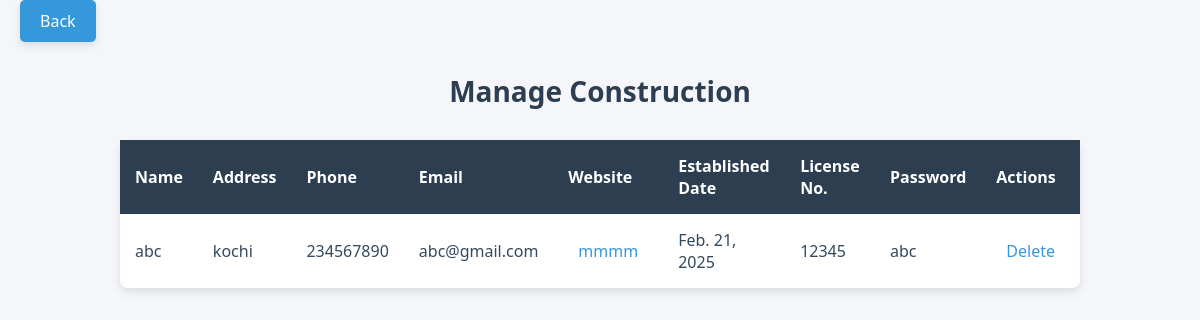
The page /manage_construction/ on the database its author committed.
### realapp/models.py (models this page shows, shortened)
class Construction(models.Model):
    name = models.CharField(max_length=255)
    address = models.CharField(max_length=500)
    phone_no = models.CharField(max_length=15)
    email = models.EmailField()
    website = models.URLField(blank=True, null=True)
    established_date = models.DateField()
    license_no = models.CharField(max_length=100, unique=True)
    password=models.CharField(max_length=10)

### realapp/views.py (the view)
# urls.py: path('manage_construction/', views.manage_construction, name='manage_construction'),
def manage_construction(request):
    constructions = Construction.objects.all()
    return render(request, 'manage_construction.html', {'constructions': constructions})

### realapp/templates/manage_construction.html (shortened to what this page needs)
<!DOCTYPE html>
<html lang="en">
<head>
</head>
<body>
    <a href="{% url 'admin_dashboard' %}" class="back-button">Back</a>
    <h2>Manage Construction</h2>
    <table>
        <thead>
            <tr>
                <th>Name</th>
                <th>Address</th>
                <th>Phone</th>
                <th>Email</th>
                <th>Website</th>
                <th>Established Date</th>
                <th>License No.</th>
                <th>Password</th>
                <th>Actions</th>
            </tr>
        </thead>
        <tbody>
            {% for construction in constructions %}
            <tr>
                <td>{{ construction.name }}</td>
                <td>{{ construction.address }}</td>
                <td>{{ construction.phone_no }}</td>
                <td>{{ construction.email }}</td>
                <td>
                    {% if construction.website %}
                        <a href="{{ construction.website }}" target="_blank">{{ construction.website }}</a>
                    {% else %}
                        N/A
                    {% endif %}
                </td>
                <td>{{ construction.established_date }}</td>
                <td>{{ construction.license_no }}</td>
                <td>{{ construction.password }}</td>
                <td>
                    <a href="/delete_construction/{{ construction.id }}/">Delete</a>
                </td>
            </tr>
            {% endfor %}
        </tbody>
    </table>
</body>
</html>

### realapp/templates/manage_construction.html (style rules this page uses)
body { font-family: 'Segoe UI', Tahoma, Geneva, Verdana, sans-serif; margin: 0; padding: 0; background-color: #f4f6f9; color: #34495e; }
h2 { text-align: center; font-size: 28px; margin: 30px 0; color: #2c3e50; }
table { width: 80%; margin: 0 auto; border-collapse: collapse; background-color: #fff; border-radius: 8px; box-shadow: 0 4px 10px rgba(0, 0, 0, 0.1); }
thead { background-color: #2c3e50; color: white; }
th, td { padding: 15px; text-align: left; font-size: 16px; }
th { font-weight: bold; }
td a { text-decoration: none; color: #3498db; padding: 5px 10px; border-radius: 5px; transition: background-color 0.3s, color 0.3s; }
.back-button { background-color: #3498db; color: white; padding: 10px 20px; font-size: 16px; border-radius: 5px; text-decoration: none; margin-bottom: 20px; display: block; width: fit-content; margin-left: 20px; margin-right: auto; box-shadow: 0 4px 8px rgba(0, 0, 0, 0.1); transition: background-color 0.3s, transform 0.3s; }

### rows shown on the page
Construction: name "abc", address "kochi", phone_no "234567890", email "abc@gmail.com", website "mmmm", established_date "Feb. 21, 2025", license_no "12345", password "abc"
